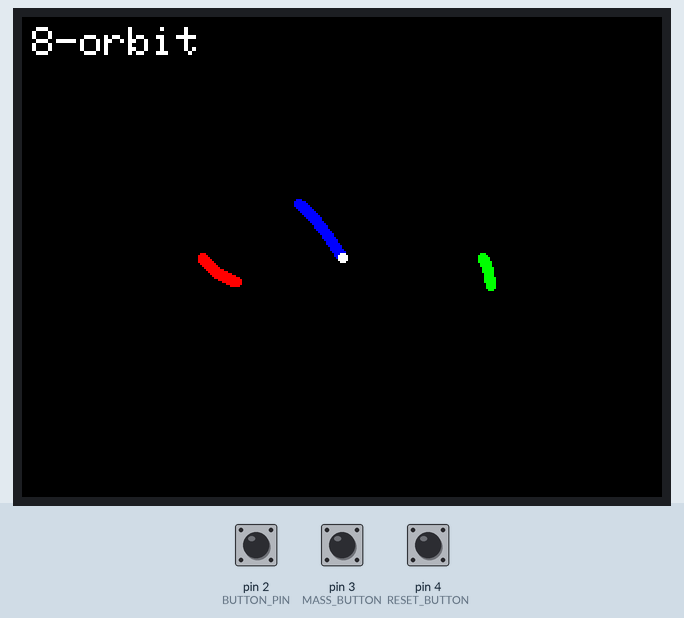
This sketch was run on a simulated Arduino Uno, built with avr-gcc and run on an emulated ATmega328P. On the bench: 320×240 colour display. The test bench sets the inputs (shaded band); at power-on: pin 2 (BUTTON_PIN) HIGH, pin 4 (RESET_BUTTON) HIGH, pin 3 (MASS_BUTTON) HIGH.

Above: at 1.5 s.
1.6 s: pin 2 (BUTTON_PIN) pulled LOW for 0.15 s
At 2.13 s:
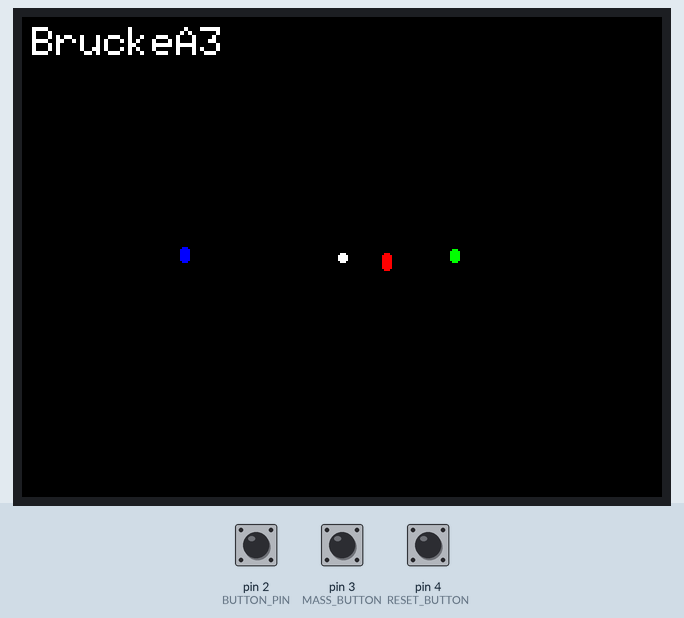
2.3 s: pin 4 (RESET_BUTTON) pulled LOW for 0.15 s
3.0 s: pin 2 (BUTTON_PIN) pulled LOW for 1 s
At 3.55 s:
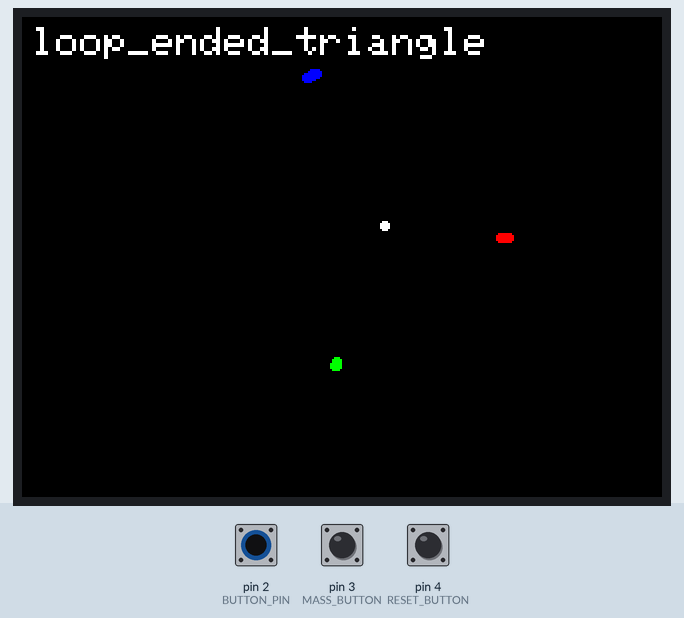
4.6 s: pin 2 (BUTTON_PIN) pulled LOW for 0.15 s
At 5.14 s:
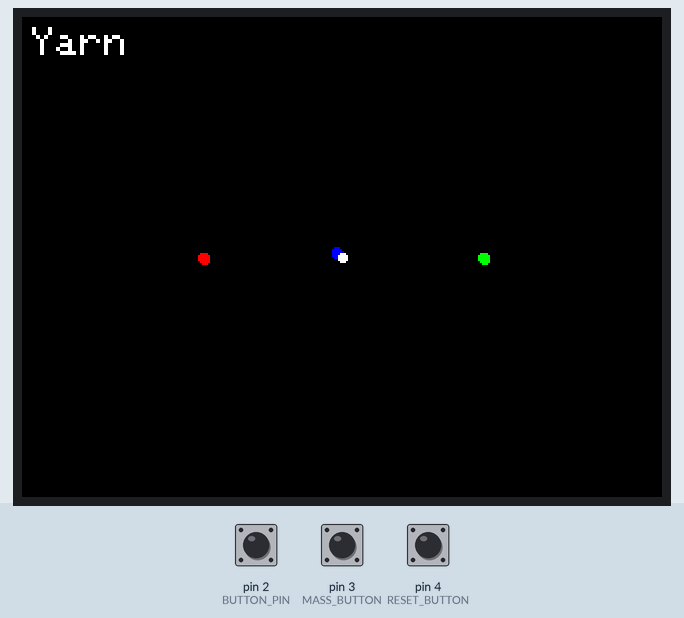
5.3 s: pin 4 (RESET_BUTTON) pulled LOW for 1 s
6.9 s: pin 2 (BUTTON_PIN) pulled LOW for 3.2 s
At 9.11 s:
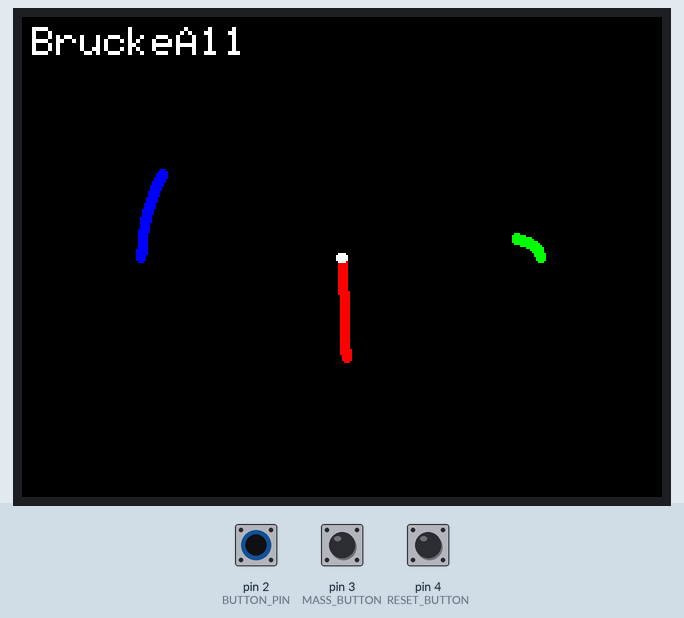
Timing chart, 0 to 10.6 s (numbered marks = the images above; inputs shaded):
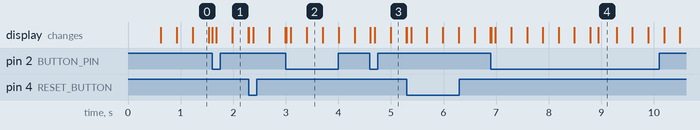

Measured:
- after the input at 1.6 s, the display: first changes at once (image 1 shows a later state)
- after the input at 3.0 s, the display: first changes at once (image 2 shows a later state)
- after the input at 4.6 s, the display: first changes at once (image 3 shows a later state)
- after the input at 6.9 s, the display: first changes at once (image 4 shows a later state)

The sketch:

3_Body_Problem.ino
```cpp
#include <Adafruit_GFX.h>
#include <Adafruit_ST7789.h>
#include <SPI.h>
#include <math.h>

#define TFT_CS   10
#define TFT_DC    8
#define TFT_RST   9

Adafruit_ST7789 tft = Adafruit_ST7789(TFT_CS, TFT_DC, TFT_RST);

#define WIDTH   320
#define HEIGHT  240

#define CX        160
#define CY        120
#define G_CONST   1.0
#define EPS       0.001
#define DT        0.005
#define BOB_R     2
#define BUTTON_PIN 2
#define MASS_BUTTON 3
#define RESET_BUTTON 4

float bx[3], by[3];
float bvx[3], bvy[3];
float bax[3], bay[3];
float bmass[3];
int   bpx[3], bpy[3];

uint16_t bbc[3];


float bscale;
int   boxX, boyY;

void computeAccel() {
  for (int i = 0; i < 3; i++) {
    bax[i] = 0;
    bay[i] = 0;

    for (int j = 0; j < 3; j++) {
      if (i == j) continue;

      float dx = bx[j] - bx[i];
      float dy = by[j] - by[i];
      float r2 = dx*dx + dy*dy;

      float r3 = pow(r2 + EPS*EPS, 1.5);


      bax[i] += G_CONST * bmass[j] * dx / r3;
      bay[i] += G_CONST * bmass[j] * dy / r3;
    }
  }
}


void leapfrog() {
  for (int i = 0; i < 3; i++) {
    bvx[i] += bax[i] * DT * 0.5;
    bvy[i] += bay[i] * DT * 0.5;
  }

  for (int i = 0; i < 3; i++) {
    bx[i] += bvx[i] * DT;
    by[i] += bvy[i] * DT;
  }

  computeAccel();

  for (int i = 0; i < 3; i++) {
    bvx[i] += bax[i] * DT * 0.5;
    bvy[i] += bay[i] * DT * 0.5;
  }
}


void drawSystem() {
  for (int i = 0; i < 3; i++) {

    // trail
    if (bpx[i] > 0 && bpx[i] < WIDTH && bpy[i] > 0 && bpy[i] < HEIGHT) {
      tft.drawPixel(bpx[i], bpy[i], bbc[i]);
    }


    int sx = (int)(boxX + bx[i] * bscale);
    int sy = (int)(boyY + by[i] * bscale);

    if (sx > 0 && sx < WIDTH && sy > 0 && sy < HEIGHT) {
      tft.fillCircle(sx, sy, BOB_R, bbc[i]);
    }

    bpx[i] = sx;
    bpy[i] = sy;
  }


  float cmx = 0, cmy = 0, totalMass = 0;

  for (int i = 0; i < 3; i++) {
    cmx += bmass[i] * bx[i];
    cmy += bmass[i] * by[i];
    totalMass += bmass[i];
  }

  cmx /= totalMass;
  cmy /= totalMass;

  int cx = (int)(boxX + cmx * bscale);
  int cy = (int)(boyY + cmy * bscale);

  if (cx > 0 && cx < WIDTH && cy > 0 && cy < HEIGHT) {
    tft.fillCircle(cx, cy, 2, ST77XX_WHITE);
  }

}


void threeBody(
  float x1, float y1,
  float x2, float y2,
  float x3, float y3,
  float vx1, float vy1,
  float vx2, float vy2,
  float vx3, float vy3,
  float m1, float m2, float m3,
  float scale,
  int offX, int offY,
  uint16_t c1, uint16_t c2, uint16_t c3
) {
  tft.fillScreen(ST77XX_BLACK);

  bx[0]=x1; by[0]=y1;
  bx[1]=x2; by[1]=y2;
  bx[2]=x3; by[2]=y3;

  bvx[0]=vx1; bvy[0]=vy1;
  bvx[1]=vx2; bvy[1]=vy2;
  bvx[2]=vx3; bvy[2]=vy3;

  bmass[0]=m1; bmass[1]=m2; bmass[2]=m3;

  bscale=scale;
  boxX=offX;
  boyY=offY;

  bbc[0]=c1;
  bbc[1]=c2;
  bbc[2]=c3;

  computeAccel();

  for (int i=0; i<3; i++) {
    bpx[i] = (int)(offX + bx[i]*scale);
    bpy[i] = (int)(offY + by[i]*scale);
    tft.fillCircle(bpx[i], bpy[i], BOB_R, bbc[i]);
  }
}

void showFigureEight() {
  threeBody(-1,0, 1,0, 0,0,
            0.3471,0.5327,
            0.3471,0.5327,
           -0.6942,-1.0654,
            1,1,1, 70, CX,CY,
            ST77XX_RED, ST77XX_GREEN, ST77XX_BLUE);
}
void BruckeA11() {
  threeBody(0.0132604844,0,
            1.4157286016,0,
            -1.4289890859,0,
            0,1.054151921,
            0,-0.2101466639,
            0,-0.8440052572,
            1,1,1, 70, CX,CY,
            ST77XX_RED, ST77XX_GREEN, ST77XX_BLUE);
}
void BruckeA14() {
  threeBody(-0.2637815221,0,
            1.9698126146,0,
            -1.7060310924,0,
            0,0.9371630895,
            0,-0.1099503287,
            0,-0.8272127608,
            1,1,1, 50, CX,CY,
            ST77XX_RED, ST77XX_GREEN, ST77XX_BLUE);
}
void yarn() {
  threeBody(-1,0,
             1,0,
             0,0,
             0.464445,0.39606,
             0.464445,0.39606,
             -0.92889,-0.79212,
             1,1,1, 70, CX,CY,
             ST77XX_RED, ST77XX_GREEN, ST77XX_BLUE);
}
void Bruckea3() {
  threeBody(0.3149337497,0,
             0.812382071,0,
             -1.1273158206,0,
             0,1.4601869417,
             0,-0.5628292375,
             0,-0.8973577042,
             1,1,1, 70, CX,CY,
             ST77XX_RED, ST77XX_GREEN, ST77XX_BLUE);
}
void loop_ended_triangle() {
  threeBody( 0.6661637520772179,-0.081921852656887,
             -0.025192663684493022,0.45444857588251897,
             -0.10301329374224,-0.765806200083609,
             0.84120297540307,0.029746212757039,
             0.142642469612081,-0.492315648524683,
             -0.98384544501151,0.462569435774018,
             1,1,1, 120, CX,CY,
             ST77XX_RED, ST77XX_GREEN, ST77XX_BLUE);
}


void showOrbit(int n) {
  if      (n==0) showFigureEight();
  else if (n==1) Bruckea3();
  else if (n==2) loop_ended_triangle();
  else if (n==3) yarn();
  else if (n==4) BruckeA11();
  else if (n==5) BruckeA14();

}

bool lastButtonState = HIGH;
bool currentButtonState;
int currentOrbit = 0;
bool lastMassButton = HIGH;
bool currentMassButton;
bool lastResetState = HIGH;
bool currentResetState;

float massValue = 1.0;

void setup() {
  tft.init(240, 320);
  tft.setRotation(1);
  tft.fillScreen(ST77XX_BLACK);
  pinMode(BUTTON_PIN, INPUT_PULLUP);
  pinMode(MASS_BUTTON, INPUT_PULLUP);
  pinMode(RESET_BUTTON, INPUT_PULLUP);
  showOrbit(currentOrbit);
}

void loop() {

  currentButtonState = digitalRead(BUTTON_PIN);


  if (lastButtonState == HIGH && currentButtonState == LOW) {

    currentOrbit++;

    if (currentOrbit > 5 ) currentOrbit = 0;

    showOrbit(currentOrbit);

    delay(200);
  }


currentMassButton = digitalRead(MASS_BUTTON);

  if (lastMassButton == HIGH && currentMassButton == LOW) {

    massValue += 0.01;   // increase mass

    if (massValue > 1.1) massValue = 1;

      bmass[0] = massValue;


    delay(200);
  }

  currentResetState = digitalRead(RESET_BUTTON);

  if (lastResetState == HIGH && currentResetState == LOW) {

    showOrbit(currentOrbit);   // reload same orbit

    delay(200);
  }

  lastResetState = currentResetState;


  lastMassButton = currentMassButton;

  lastButtonState = currentButtonState;
    leapfrog();
    drawSystem();

  delay(5);
  int n=currentOrbit;
  tft.setCursor(5, 5);
  tft.setTextColor(ST77XX_WHITE);
  tft.setTextSize(2);
  if      (n==0) tft.print("8-orbit");
  else if (n==1) tft.print("BruckeA3");
  else if (n==2) tft.print("loop_ended_triangle");
  else if (n==3) tft.print("Yarn");
  else if (n==4) tft.print("BruckeA11");
  else if (n==5) tft.print("BruckeA14");


}
```
